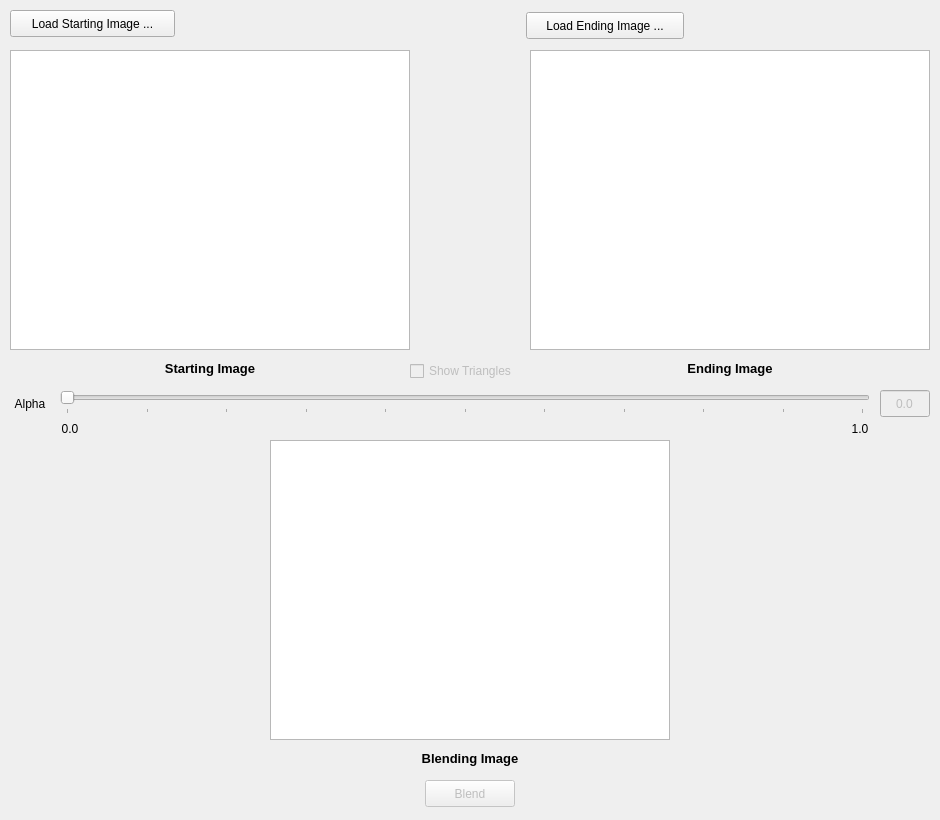
<?xml version="1.0" encoding="UTF-8"?>
<ui version="4.0">
 <class>MainWindow</class>
 <widget class="QMainWindow" name="MainWindow">
  <property name="enabled">
   <bool>true</bool>
  </property>
  <property name="geometry">
   <rect>
    <x>0</x>
    <y>0</y>
    <width>940</width>
    <height>820</height>
   </rect>
  </property>
  <property name="windowTitle">
   <string>MainWindow</string>
  </property>
  <widget class="QWidget" name="centralwidget">
   <widget class="QGraphicsView" name="gfxEnd">
    <property name="enabled">
     <bool>true</bool>
    </property>
    <property name="geometry">
     <rect>
      <x>530</x>
      <y>50</y>
      <width>400</width>
      <height>300</height>
     </rect>
    </property>
    <property name="verticalScrollBarPolicy">
     <enum>Qt::ScrollBarAlwaysOff</enum>
    </property>
    <property name="horizontalScrollBarPolicy">
     <enum>Qt::ScrollBarAlwaysOff</enum>
    </property>
   </widget>
   <widget class="QLabel" name="dspEnd">
    <property name="geometry">
     <rect>
      <x>670</x>
      <y>360</y>
      <width>120</width>
      <height>17</height>
     </rect>
    </property>
    <property name="text">
     <string>&lt;!DOCTYPE HTML PUBLIC &quot;-//W3C//DTD HTML 4.0//EN&quot; &quot;http://www.w3.org/TR/REC-html40/strict.dtd&quot;&gt;
&lt;html&gt;&lt;head&gt;&lt;meta name=&quot;qrichtext&quot; content=&quot;1&quot; /&gt;&lt;style type=&quot;text/css&quot;&gt;
p, li { white-space: pre-wrap; }
&lt;/style&gt;&lt;/head&gt;&lt;body style=&quot; font-family:'Sans'; font-size:10pt; font-weight:400; font-style:normal;&quot;&gt;
&lt;p style=&quot; margin-top:0px; margin-bottom:0px; margin-left:0px; margin-right:0px; -qt-block-indent:0; text-indent:0px;&quot;&gt;&lt;span style=&quot; font-weight:600;&quot;&gt;Ending Image&lt;/span&gt;&lt;/p&gt;&lt;/body&gt;&lt;/html&gt;</string>
    </property>
    <property name="alignment">
     <set>Qt::AlignCenter</set>
    </property>
   </widget>
   <widget class="QGraphicsView" name="gfxBlend">
    <property name="geometry">
     <rect>
      <x>270</x>
      <y>440</y>
      <width>400</width>
      <height>300</height>
     </rect>
    </property>
    <property name="verticalScrollBarPolicy">
     <enum>Qt::ScrollBarAlwaysOff</enum>
    </property>
    <property name="horizontalScrollBarPolicy">
     <enum>Qt::ScrollBarAlwaysOff</enum>
    </property>
   </widget>
   <widget class="QLabel" name="dspBlend">
    <property name="geometry">
     <rect>
      <x>410</x>
      <y>750</y>
      <width>120</width>
      <height>17</height>
     </rect>
    </property>
    <property name="text">
     <string>&lt;!DOCTYPE HTML PUBLIC &quot;-//W3C//DTD HTML 4.0//EN&quot; &quot;http://www.w3.org/TR/REC-html40/strict.dtd&quot;&gt;
&lt;html&gt;&lt;head&gt;&lt;meta name=&quot;qrichtext&quot; content=&quot;1&quot; /&gt;&lt;style type=&quot;text/css&quot;&gt;
p, li { white-space: pre-wrap; }
&lt;/style&gt;&lt;/head&gt;&lt;body style=&quot; font-family:'Sans'; font-size:10pt; font-weight:400; font-style:normal;&quot;&gt;
&lt;p style=&quot; margin-top:0px; margin-bottom:0px; margin-left:0px; margin-right:0px; -qt-block-indent:0; text-indent:0px;&quot;&gt;&lt;span style=&quot; font-weight:600;&quot;&gt;Blending Image&lt;/span&gt;&lt;/p&gt;&lt;/body&gt;&lt;/html&gt;</string>
    </property>
    <property name="alignment">
     <set>Qt::AlignCenter</set>
    </property>
   </widget>
   <widget class="QPushButton" name="btnBlend">
    <property name="enabled">
     <bool>false</bool>
    </property>
    <property name="geometry">
     <rect>
      <x>425</x>
      <y>780</y>
      <width>90</width>
      <height>27</height>
     </rect>
    </property>
    <property name="text">
     <string>Blend</string>
    </property>
   </widget>
   <widget class="QLabel" name="dspAlpha">
    <property name="geometry">
     <rect>
      <x>10</x>
      <y>395</y>
      <width>40</width>
      <height>17</height>
     </rect>
    </property>
    <property name="text">
     <string>Alpha</string>
    </property>
    <property name="alignment">
     <set>Qt::AlignCenter</set>
    </property>
   </widget>
   <widget class="QLineEdit" name="txtAlpha">
    <property name="enabled">
     <bool>false</bool>
    </property>
    <property name="geometry">
     <rect>
      <x>880</x>
      <y>390</y>
      <width>50</width>
      <height>27</height>
     </rect>
    </property>
    <property name="maximumSize">
     <size>
      <width>50</width>
      <height>27</height>
     </size>
    </property>
    <property name="text">
     <string>0.0</string>
    </property>
    <property name="alignment">
     <set>Qt::AlignCenter</set>
    </property>
    <property name="readOnly">
     <bool>true</bool>
    </property>
   </widget>
   <widget class="QSlider" name="sliAlpha">
    <property name="enabled">
     <bool>false</bool>
    </property>
    <property name="geometry">
     <rect>
      <x>60</x>
      <y>390</y>
      <width>810</width>
      <height>24</height>
     </rect>
    </property>
    <property name="maximum">
     <number>20</number>
    </property>
    <property name="pageStep">
     <number>10</number>
    </property>
    <property name="value">
     <number>0</number>
    </property>
    <property name="orientation">
     <enum>Qt::Horizontal</enum>
    </property>
    <property name="tickPosition">
     <enum>QSlider::TicksBelow</enum>
    </property>
    <property name="tickInterval">
     <number>2</number>
    </property>
   </widget>
   <widget class="QLabel" name="dspMin">
    <property name="geometry">
     <rect>
      <x>60</x>
      <y>420</y>
      <width>20</width>
      <height>17</height>
     </rect>
    </property>
    <property name="text">
     <string>0.0</string>
    </property>
    <property name="alignment">
     <set>Qt::AlignCenter</set>
    </property>
   </widget>
   <widget class="QLabel" name="dspMax">
    <property name="geometry">
     <rect>
      <x>850</x>
      <y>420</y>
      <width>20</width>
      <height>17</height>
     </rect>
    </property>
    <property name="text">
     <string>1.0</string>
    </property>
    <property name="alignment">
     <set>Qt::AlignCenter</set>
    </property>
   </widget>
   <widget class="QGraphicsView" name="gfxStart">
    <property name="geometry">
     <rect>
      <x>10</x>
      <y>50</y>
      <width>400</width>
      <height>300</height>
     </rect>
    </property>
    <property name="verticalScrollBarPolicy">
     <enum>Qt::ScrollBarAlwaysOff</enum>
    </property>
    <property name="horizontalScrollBarPolicy">
     <enum>Qt::ScrollBarAlwaysOff</enum>
    </property>
   </widget>
   <widget class="QLabel" name="dspStart">
    <property name="geometry">
     <rect>
      <x>150</x>
      <y>360</y>
      <width>120</width>
      <height>17</height>
     </rect>
    </property>
    <property name="text">
     <string>&lt;!DOCTYPE HTML PUBLIC &quot;-//W3C//DTD HTML 4.0//EN&quot; &quot;http://www.w3.org/TR/REC-html40/strict.dtd&quot;&gt;
&lt;html&gt;&lt;head&gt;&lt;meta name=&quot;qrichtext&quot; content=&quot;1&quot; /&gt;&lt;style type=&quot;text/css&quot;&gt;
p, li { white-space: pre-wrap; }
&lt;/style&gt;&lt;/head&gt;&lt;body style=&quot; font-family:'Sans'; font-size:10pt; font-weight:400; font-style:normal;&quot;&gt;
&lt;p style=&quot; margin-top:0px; margin-bottom:0px; margin-left:0px; margin-right:0px; -qt-block-indent:0; text-indent:0px;&quot;&gt;&lt;span style=&quot; font-weight:600;&quot;&gt;Starting Image&lt;/span&gt;&lt;/p&gt;&lt;/body&gt;&lt;/html&gt;</string>
    </property>
    <property name="alignment">
     <set>Qt::AlignCenter</set>
    </property>
   </widget>
   <widget class="QPushButton" name="btnStart">
    <property name="geometry">
     <rect>
      <x>10</x>
      <y>10</y>
      <width>165</width>
      <height>27</height>
     </rect>
    </property>
    <property name="text">
     <string>Load Starting Image ...</string>
    </property>
   </widget>
   <widget class="QCheckBox" name="chkTriangles">
    <property name="enabled">
     <bool>false</bool>
    </property>
    <property name="geometry">
     <rect>
      <x>410</x>
      <y>360</y>
      <width>125</width>
      <height>22</height>
     </rect>
    </property>
    <property name="text">
     <string>Show Triangles</string>
    </property>
   </widget>
   <widget class="QPushButton" name="btnEnd">
    <property name="geometry">
     <rect>
      <x>526</x>
      <y>12</y>
      <width>158</width>
      <height>27</height>
     </rect>
    </property>
    <property name="text">
     <string>Load Ending Image ...</string>
    </property>
   </widget>
   <zorder></zorder>
  </widget>
 </widget>
 <resources/>
 <connections/>
</ui>
